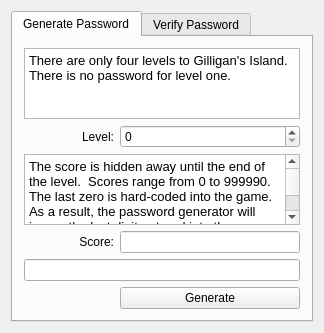
<?xml version="1.0" encoding="UTF-8"?>
<ui version="4.0">
 <class>Gilligan</class>
 <widget class="QMainWindow" name="Gilligan">
  <property name="geometry">
   <rect>
    <x>0</x>
    <y>0</y>
    <width>324</width>
    <height>324</height>
   </rect>
  </property>
  <property name="windowTitle">
   <string>Gilligan</string>
  </property>
  <widget class="QWidget" name="centralWidget">
   <layout class="QGridLayout" name="gridLayout">
    <item row="0" column="0">
     <widget class="QTabWidget" name="tabWidget">
      <property name="currentIndex">
       <number>0</number>
      </property>
      <widget class="QWidget" name="tab_generate">
       <attribute name="title">
        <string>Generate Password</string>
       </attribute>
       <layout class="QGridLayout" name="gridLayout_3">
        <item row="0" column="0" colspan="3">
         <widget class="QTextEdit" name="textEdit_level">
          <property name="tabChangesFocus">
           <bool>false</bool>
          </property>
          <property name="documentTitle">
           <string/>
          </property>
          <property name="readOnly">
           <bool>true</bool>
          </property>
          <property name="html">
           <string>&lt;!DOCTYPE HTML PUBLIC &quot;-//W3C//DTD HTML 4.0//EN&quot; &quot;http://www.w3.org/TR/REC-html40/strict.dtd&quot;&gt;
&lt;html&gt;&lt;head&gt;&lt;meta name=&quot;qrichtext&quot; content=&quot;1&quot; /&gt;&lt;style type=&quot;text/css&quot;&gt;
p, li { white-space: pre-wrap; }
&lt;/style&gt;&lt;/head&gt;&lt;body style=&quot; font-family:'Ubuntu'; font-size:13px; font-weight:400; font-style:normal;&quot;&gt;
&lt;p style=&quot; margin-top:0px; margin-bottom:0px; margin-left:0px; margin-right:0px; -qt-block-indent:0; text-indent:0px;&quot;&gt;&lt;span style=&quot; font-size:13px;&quot;&gt;There are only four levels to Gilligan's Island.  There is no password for level one.&lt;/span&gt;&lt;/p&gt;&lt;/body&gt;&lt;/html&gt;</string>
          </property>
         </widget>
        </item>
        <item row="1" column="0">
         <widget class="QLabel" name="label">
          <property name="text">
           <string>Level:</string>
          </property>
          <property name="alignment">
           <set>Qt::AlignRight|Qt::AlignTrailing|Qt::AlignVCenter</set>
          </property>
         </widget>
        </item>
        <item row="2" column="0" colspan="3">
         <widget class="QTextEdit" name="textEdit_level_2">
          <property name="tabChangesFocus">
           <bool>false</bool>
          </property>
          <property name="documentTitle">
           <string/>
          </property>
          <property name="readOnly">
           <bool>true</bool>
          </property>
          <property name="html">
           <string>&lt;!DOCTYPE HTML PUBLIC &quot;-//W3C//DTD HTML 4.0//EN&quot; &quot;http://www.w3.org/TR/REC-html40/strict.dtd&quot;&gt;
&lt;html&gt;&lt;head&gt;&lt;meta name=&quot;qrichtext&quot; content=&quot;1&quot; /&gt;&lt;style type=&quot;text/css&quot;&gt;
p, li { white-space: pre-wrap; }
&lt;/style&gt;&lt;/head&gt;&lt;body style=&quot; font-family:'Ubuntu'; font-size:13px; font-weight:400; font-style:normal;&quot;&gt;
&lt;p style=&quot; margin-top:0px; margin-bottom:0px; margin-left:0px; margin-right:0px; -qt-block-indent:0; text-indent:0px;&quot;&gt;&lt;span style=&quot; font-size:13px;&quot;&gt;The score is hidden away until the end of the level.  Scores range from 0 to 999990.  The last zero is hard-coded into the game.  As a result, the password generator will ignore the last digit entered into the score field. &lt;/span&gt;&lt;/p&gt;
&lt;p style=&quot;-qt-paragraph-type:empty; margin-top:0px; margin-bottom:0px; margin-left:0px; margin-right:0px; -qt-block-indent:0; text-indent:0px;&quot;&gt;&lt;br /&gt;&lt;/p&gt;
&lt;p style=&quot; margin-top:0px; margin-bottom:0px; margin-left:0px; margin-right:0px; -qt-block-indent:0; text-indent:0px;&quot;&gt;&lt;span style=&quot; font-size:13px;&quot;&gt;The score is  hard-capped at 999990 and will not advance beyond that.&lt;/span&gt;&lt;/p&gt;&lt;/body&gt;&lt;/html&gt;</string>
          </property>
         </widget>
        </item>
        <item row="3" column="0">
         <widget class="QLabel" name="label_2">
          <property name="text">
           <string>Score:</string>
          </property>
          <property name="alignment">
           <set>Qt::AlignRight|Qt::AlignTrailing|Qt::AlignVCenter</set>
          </property>
         </widget>
        </item>
        <item row="3" column="1" colspan="2">
         <widget class="QLineEdit" name="lineEdit_score"/>
        </item>
        <item row="4" column="0" colspan="3">
         <widget class="QLineEdit" name="le_gen_password">
          <property name="readOnly">
           <bool>true</bool>
          </property>
         </widget>
        </item>
        <item row="5" column="1" colspan="2">
         <widget class="QPushButton" name="button_generate">
          <property name="text">
           <string>Generate</string>
          </property>
         </widget>
        </item>
        <item row="1" column="1" colspan="2">
         <widget class="QSpinBox" name="spinbox_level"/>
        </item>
       </layout>
      </widget>
      <widget class="QWidget" name="tab_verify">
       <attribute name="title">
        <string>Verify Password</string>
       </attribute>
       <layout class="QGridLayout" name="gridLayout_2">
        <item row="2" column="0">
         <widget class="QLabel" name="label_6">
          <property name="text">
           <string>Score:</string>
          </property>
          <property name="alignment">
           <set>Qt::AlignRight|Qt::AlignTrailing|Qt::AlignVCenter</set>
          </property>
         </widget>
        </item>
        <item row="2" column="1">
         <widget class="QLabel" name="label_score">
          <property name="text">
           <string/>
          </property>
          <property name="alignment">
           <set>Qt::AlignLeading|Qt::AlignLeft|Qt::AlignVCenter</set>
          </property>
         </widget>
        </item>
        <item row="4" column="1">
         <widget class="QPushButton" name="button_verify">
          <property name="enabled">
           <bool>true</bool>
          </property>
          <property name="text">
           <string>Verify</string>
          </property>
         </widget>
        </item>
        <item row="1" column="1">
         <widget class="QLabel" name="label_level">
          <property name="text">
           <string/>
          </property>
          <property name="alignment">
           <set>Qt::AlignLeading|Qt::AlignLeft|Qt::AlignVCenter</set>
          </property>
         </widget>
        </item>
        <item row="1" column="0">
         <widget class="QLabel" name="label_4">
          <property name="text">
           <string>Level:</string>
          </property>
          <property name="alignment">
           <set>Qt::AlignRight|Qt::AlignTrailing|Qt::AlignVCenter</set>
          </property>
         </widget>
        </item>
        <item row="0" column="0">
         <widget class="QLabel" name="label_3">
          <property name="text">
           <string>Password:</string>
          </property>
          <property name="alignment">
           <set>Qt::AlignRight|Qt::AlignTrailing|Qt::AlignVCenter</set>
          </property>
         </widget>
        </item>
        <item row="0" column="1">
         <widget class="QLineEdit" name="lineEdit_password"/>
        </item>
        <item row="3" column="0" colspan="2">
         <widget class="QLabel" name="label_verify">
          <property name="text">
           <string/>
          </property>
          <property name="alignment">
           <set>Qt::AlignCenter</set>
          </property>
         </widget>
        </item>
       </layout>
      </widget>
     </widget>
    </item>
   </layout>
  </widget>
 </widget>
 <layoutdefault spacing="6" margin="11"/>
 <tabstops>
  <tabstop>spinbox_level</tabstop>
  <tabstop>lineEdit_score</tabstop>
  <tabstop>le_gen_password</tabstop>
  <tabstop>button_generate</tabstop>
  <tabstop>lineEdit_password</tabstop>
  <tabstop>button_verify</tabstop>
 </tabstops>
 <resources/>
 <connections/>
</ui>
